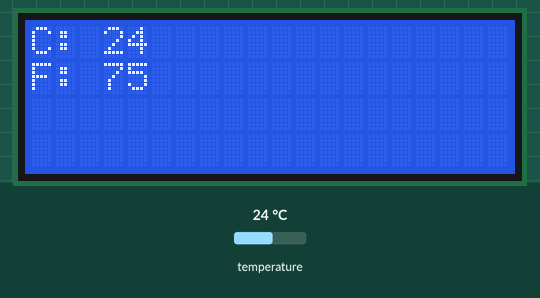
The sketch below on a simulated Arduino Uno, built with avr-gcc and run on an emulated ATmega328P. Shown: 20×4 character LCD. Inputs (shaded band) come from the test bench; at power-on: temperature 24 °C.

Above: at 1.2 s.
1.3 s: temperature set to 12 °C
At 7.3 s:
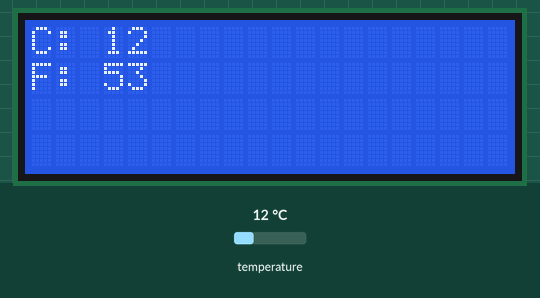
8.1 s: temperature set to 19 °C
At 13.4 s:
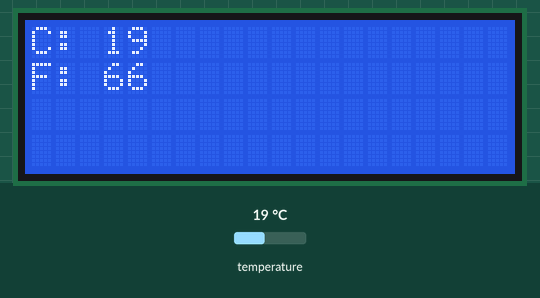
13.9 s: temperature set to 28 °C
At 19.4 s:
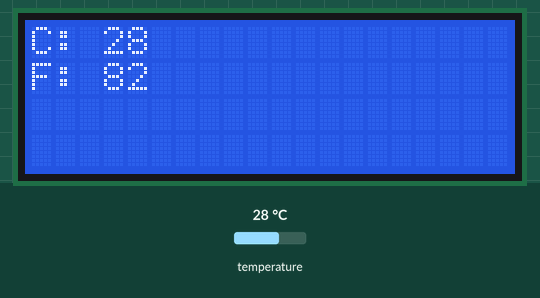
Timing chart, 0 to 20.9 s (numbered marks = the images above; inputs shaded):
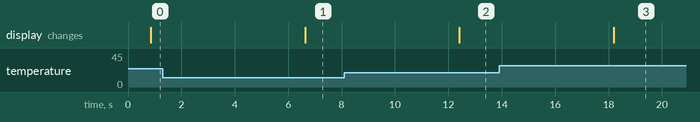

The sketch:

Two_ConnectTempSensor.ino
```cpp
// (licence header left out)
#include <OneWire.h>
#include <DallasTemperature.h>
#include <LiquidCrystal.h>

// Data output of DS18B20 is connected to Arduino digital pin 2
#define ONE_WIRE_BUS A3

// Setting a one wire instance
OneWire oneWire(ONE_WIRE_BUS);

// Passing onewire instance to Dallas Temperature sensor library
DallasTemperature sensors(&oneWire);

// LCD module connections (RS, E, D4, D5, D6, D7)
LiquidCrystal lcd(2, 3, 4, 5, 6, 7);

void setup(){
    lcd.begin(20,4);                       // Initialize the 20x4 LCD shield
    sensors.begin();                        // Begin the DS18B20 initialization
}

void loop(){
int Celsius=0, Fahrenheit=0;     // Variables to store temperature readings from DS18B20 temperature sensor
  sensors.requestTemperatures(); // Call all sensors on one wire to start calculating the temperature readings

  Celsius=sensors.getTempCByIndex(0);   //Get temperature reading from sensor 0 in celsius scale
  Fahrenheit=sensors.getTempFByIndex(0);//Get temperature reading from sensor 0 in fahrenheit scale

    lcd.setCursor(0, 0);      // Place the lcd cursor on Row-1 Coulomb-1
    lcd.print("C: ");         // Print Celsius temperature on first row of lcd
    lcd.print(Celsius);
    lcd.setCursor(0, 1);      // Place the lcd cursor on Row-2 Coulomb-1
    lcd.print("F: ");         // Print Fahrenheit temperature on second row of lcd
    lcd.print(Fahrenheit);
    delay(5000);              //Refresh the temperature readings after every 5 seconds
}
```

Measured:
- after the input at 1.3 s, the display: changes after 5.3 s (image 1)
- after the input at 8.1 s, the display: changes after 4.3 s (image 2)
- after the input at 13.9 s, the display: changes after 4.3 s (image 3)
